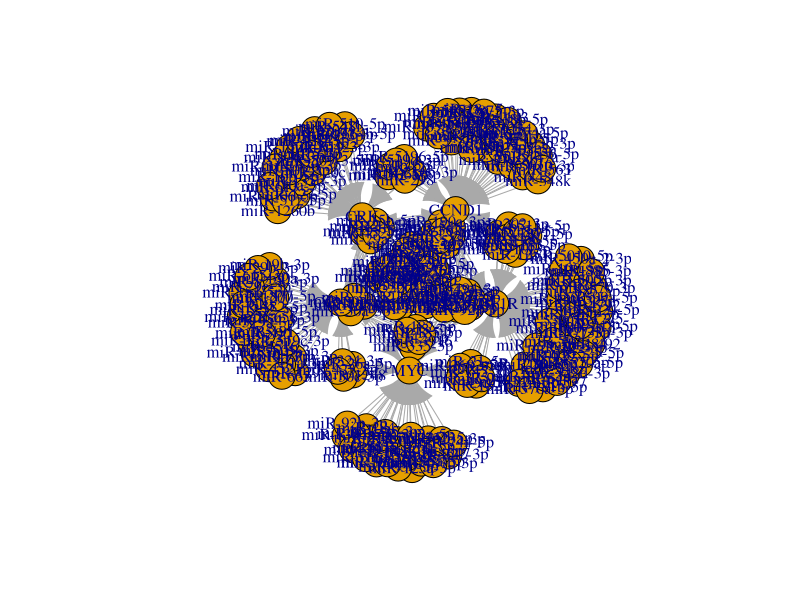
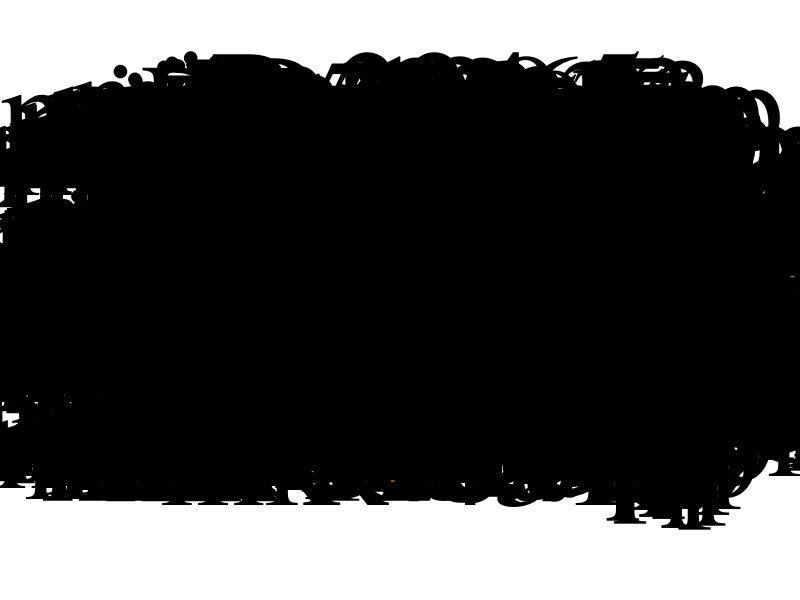
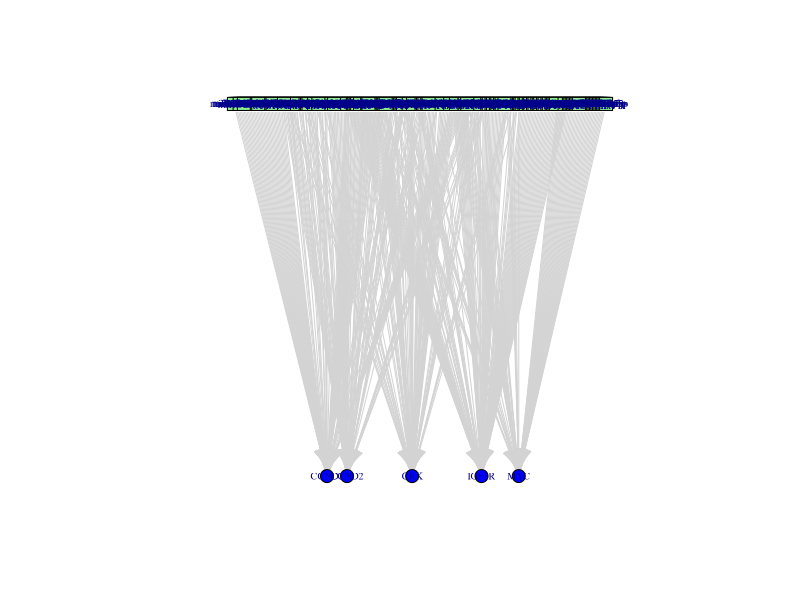
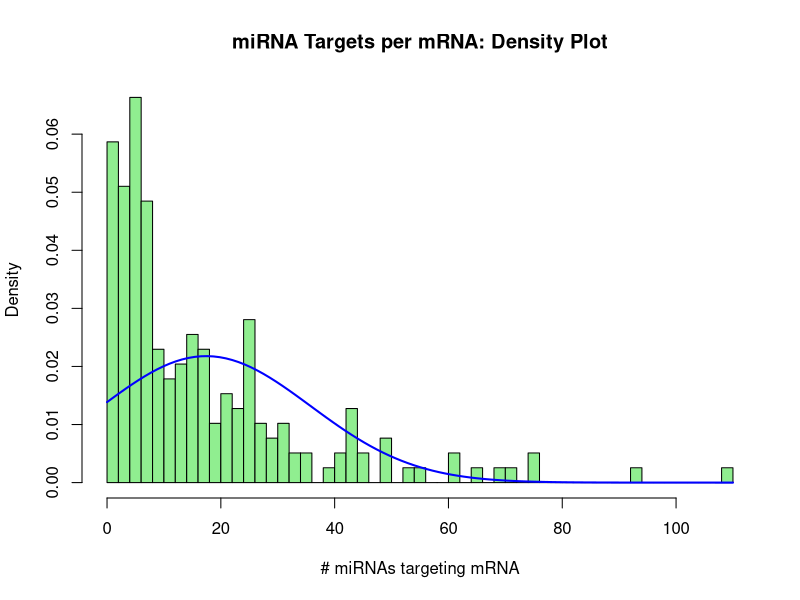
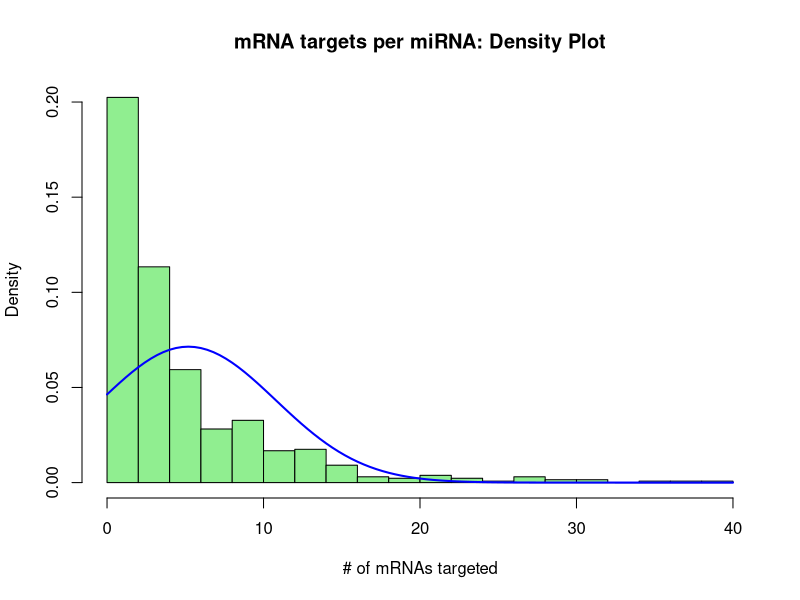
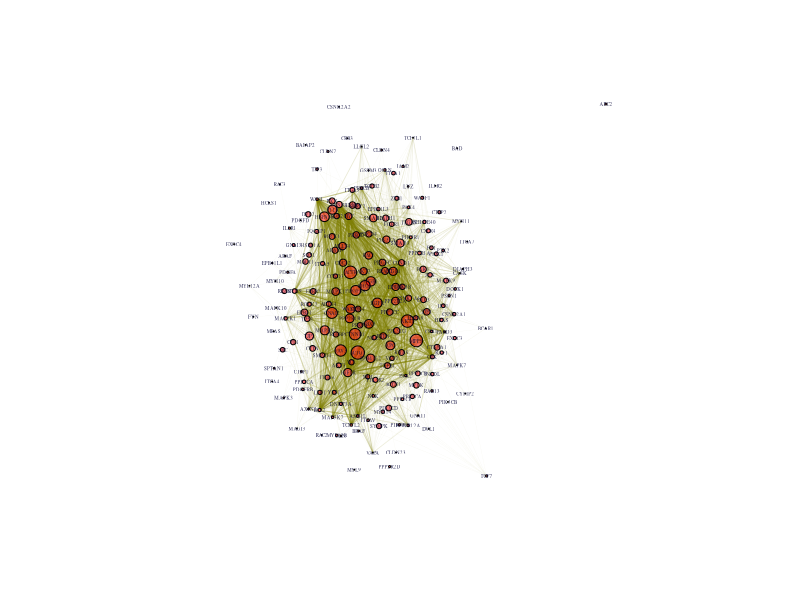
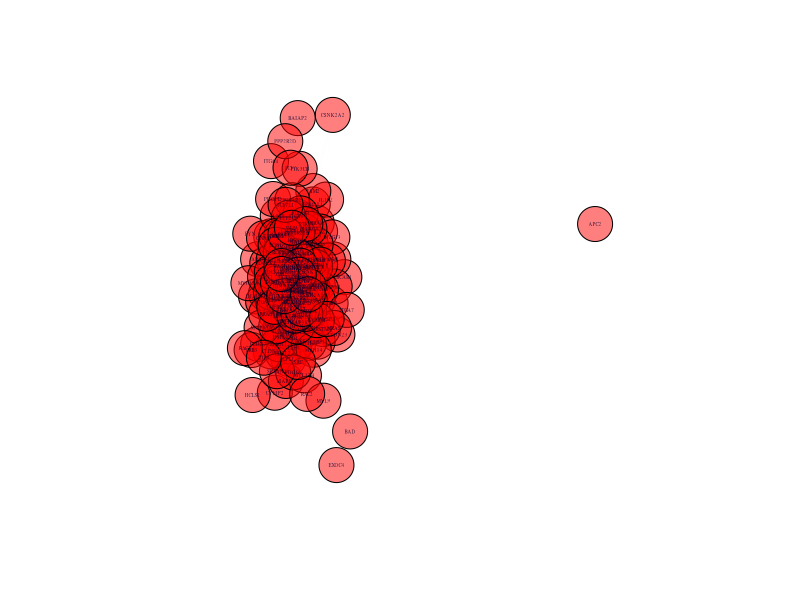

These charts were generated, in order, by the following R code:

if (!require("ggplot2")) {
  install.packages("ggplot2", dependencies = TRUE)
  library(ggplot2)
}

if (!require("MASS")) {
  install.packages("MASS", dependencies = TRUE)
  library(MASS)
}

if (!require("Matrix")) {
  install.packages("Matrix", dependencies = TRUE)
  library(Matrix)
}

if (!require("igraph")) {
  install.packages("igraph", dependencies = TRUE)
  library(igraph)
}


#Read .csv file into R data
miR <- read.csv("MirWalk_Trimmed.csv")

nt <- read.csv("Data/MirWalk_Subset.csv", header=TRUE)

head(nt)

## https://rpubs.com/pjmurphy/317838
## Make a graph object from list
g <- graph.data.frame(nt)
## Make a graph g into a bipartite network
bipartite.mapping(g)
V(g)$type <- bipartite_mapping(g)$type
plot(g)
plot(g, vertex.label.cex = 8.0, vertex.label.color = "black")
V(g)$color <- ifelse(V(g)$type, "blue", "lightgreen")
V(g)$shape <- ifelse(V(g)$type, "circle", "square")
E(g)$color <- "lightgray"


plot(g, layout=layout.bipartite, vertex.size=7, vertex.label.cex=0.6)

##FREQUENCY DISTRIBUTIONS
##Plot frequency distributions of mRNA targets per miRNA, and targeting miRNAs per mRNA
##Tabulate the miRWalk output and run a frequency distribution for mRNA-miR/miR-mRNA targeting stats
library(ggplot2)
View(miR)
summary(miR)
summary(miR$Gene)

library(MASS)

## histogram miRNA targets per mRNA

Gene = miR$Gene
Gene.freq = table(Gene)
GeneTable <- cbind(Gene.freq)
colors = c("lightgreen")
hist(GeneTable, freq=FALSE, main="miRNA Targets per mRNA: Density Plot", xlab = "# miRNAs targeting mRNA", breaks=50, col="lightgreen")
curve(dnorm(x, mean=mean(Gene.freq), sd=sd(Gene.freq)), add=TRUE, col="blue", lwd=2)

## histogram mRNAs targeted by miRNA

miRNA = miR$miRNA
miRNA.freq = table(miRNA)
miRTable <- cbind(miRNA.freq)
hist(miRTable, freq=FALSE, main = "mRNA targets per miRNA: Density Plot", xlab = "# of mRNAs targeted", breaks=20, col = "lightgreen")
curve(dnorm(x, mean=mean(miRNA.freq), sd=sd(miRNA.freq)), add=TRUE, col="blue", lwd=2)

##NETWORK GRAPH
##Create and plot a network graph from the adjacency list

#Convert into data frame
miRFrame <- data.frame(person=miR$Gene, gr=miR$miRNA, stringsAsFactors = F)

##Treat the adjacenty list as a bipartite network (coding genes and miRNAs each constitute the two bipartite modes of the network).
##Code was derived from social network modelling from the blog of Solomon Messing.
##https://solomonmessing.wordpress.com/2012/09/30/working-with-bipartiteaffiliation-network-data-in-r/

#Use functions from the R Matrix package to create an adjacency matrix 'A' from the imported list.
library(Matrix)

A <- spMatrix(nrow=length(unique(miRFrame$person)),
              ncol=length(unique(miRFrame$gr)),
              i = as.numeric(factor(miRFrame$person)),
              j = as.numeric(factor(miRFrame$gr)),
              x = rep(1, length(as.numeric(miRFrame$person))) )

row.names(A) <- levels(factor(miRFrame$person))
colnames(A) <- levels(factor(miRFrame$gr))
A

Arow <- tcrossprod(A)
Arow
head(Arow)

##Use the R Igraph package to create a network graph object.
library(igraph)

miRgraphAdj <- graph.adjacency(Arow, mode = 'undirected')
summary(miRgraphAdj)

##make each edge weight become 1, and then sum them back into an edge attribute
#http://stackoverflow.com/questions/12998456/r-igraph-convert-parallel-edges-to-weight-attribute
E(miRgraphAdj)$weight
E(miRgraphAdj)$weight <- 1
miRgraphAdj <- simplify(miRgraphAdj, edge.attr.comb=list(weight="sum"))

E(miRgraphAdj)$width <- E(miRgraphAdj)$weight
E(miRgraphAdj)$width
# direct output to a file
sink("EdgeFile", append=FALSE, split=FALSE)

##Assign vertex label attributes, color and font
V(miRgraphAdj)$label <- V(miRgraphAdj)$name
V(miRgraphAdj)$label.color <- rgb(0,0,.2,.8)
V(miRgraphAdj)$label.cex <- .6
V(miRgraphAdj)$label.cex <- .3
V(miRgraphAdj)$label.font <- 1
V(miRgraphAdj)$color <- rgb(1,0,0,.5)

miRgraphAdj <- simplify(miRgraphAdj, remove.loops = TRUE, remove.multiple = TRUE)

##Assign transparency as a function of Edge weight
egam <- (E(miRgraphAdj)$weight)/max(E(miRgraphAdj)$weight)
E(miRgraphAdj)$color <- rgb(.5,.5,0,egam)

##Plot the graph object, with vertex size as a function of 'betweeness' and edge width a function of edge weight.
##Apply scaling functions to create resolution for visual interpretation of the graph.
##Here, the user-derived betweeness(mirgraphAdj/33) and log(E(miRgraphAdj)$weight) were user-derived to reduce the 'hairball' and facilitate interpretation
plot(miRgraphAdj, vertex.size=betweenness(miRgraphAdj)/33, edge.width=log10(E(miRgraphAdj)$weight), layout=layout.kamada.kawai)


##For scaling vertex.size and edge widths for different graphs:
##plot(miRgraphAdj, vertex.size=betweenness(miRgraphAdj)/V_Scaling_Factor, edge.width=E_Scaling_Factor(E(miRgraphAdj)$weight), layout=layout.kamada.kawai)

##For the 5-gene subgraph found in Fig.3C (Input file 'Subset.R'):
plot(miRgraphAdj, vertex.size=20, edge.width=(E(miRgraphAdj)$weight)/10, layout=layout.fruchterman.reingold)
